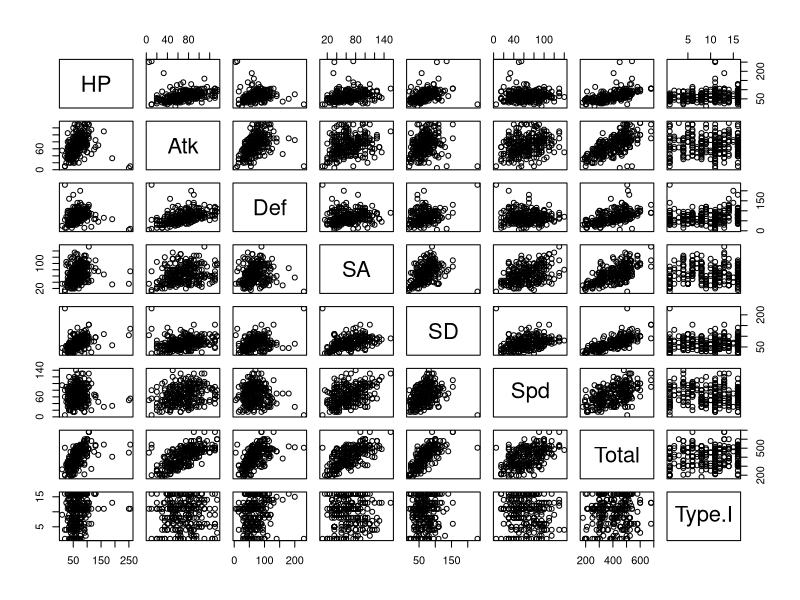

Write the R code that produced this figure. (Note: this script raises an error after producing the figure.)
## ---- chunk 1
knitr::opts_chunk$set(echo = TRUE)
## ---- chunk 2
rm(list=ls())
library(tidyverse)
library(data.table)
library(psych)
## ---- chunk 3
pokemon <- as.data.table(read.csv("Pokemon.csv",stringsAsFactors = TRUE))
pokemon
str(as_tibble(pokemon))
## ---- chunk 4
# plot(pokemon)
plot(pokemon[,3:10])
plot(as_tibble(pokemon[,"Type.I"],pokemon[,'Atk']))
## ---- chunk 5
summary(pokemon)
## ---- chunk 6
library(psych)
describe(pokemon[,3:9])
## ---- chunk 7
library(data.table)
as.data.table(pokemon)[,describe(Atk),by=Type.I]
